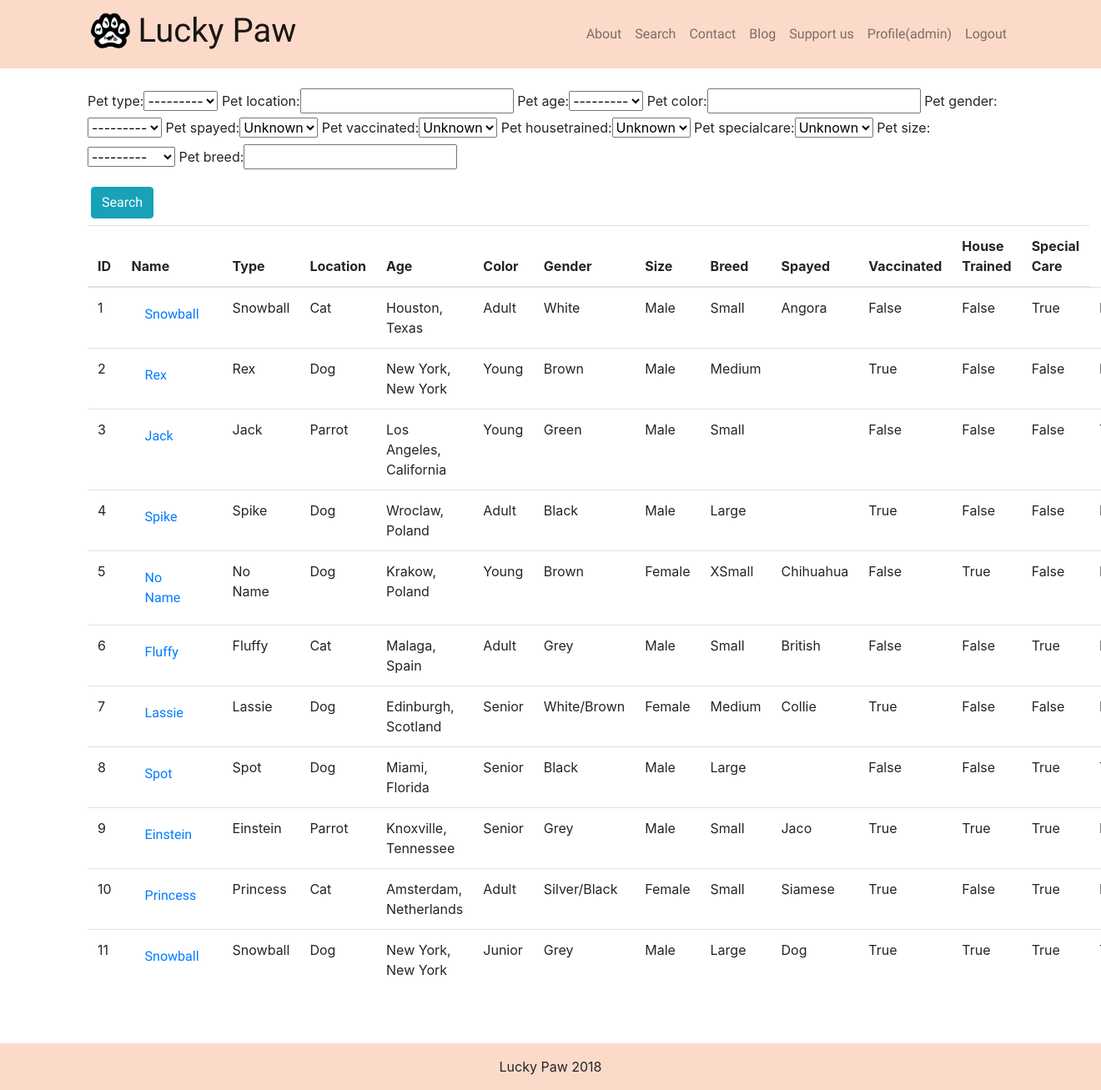
/search/ (signed in), run on the app's committed database.
### app/models.py (models this page shows, shortened)
class Pet(models.Model):
    pet_id = models.AutoField(primary_key=True)
    pet_name = models.CharField(max_length=50, default ='No Name', blank=False)
    pet_type_choice = (('Cat','Cat'),('Dog','Dog'),('Parrot','Parrot'))
    pet_type = models.CharField(max_length=50, choices=pet_type_choice, blank=True)
    pet_location = models.CharField(max_length=50, default='', blank=True)
    pet_age_choice = (('Young','Young'),('Adult','Adult'),('Senior','Senior'))
    pet_age = models.CharField(max_length=50, choices=pet_age_choice, blank=True)
    pet_color = models.CharField(max_length=50, default='', blank=True)
    pet_gender_choice = (('Male','Male'),('Female','Female'))
    pet_gender = models.CharField(max_length=50, choices=pet_gender_choice, blank=True)
    pet_size_choice = (('Very Small','Very Small'), ('Small','Small'),('Medium','Medium'),('Large','Large'),('Very Large','Very Large'))
    pet_size = models.CharField(max_length=50, choices=pet_size_choice, blank=True)
    pet_breed = models.CharField(max_length=50, default='', blank=True)
    pet_photo = models.ImageField(upload_to='pet_images', default='pet_images/default_pet_photo.jpg')
    pet_spayed = models.BooleanField()
    pet_vaccinated = models.BooleanField()
    pet_housetrained = models.BooleanField()
    pet_specialcare = models.BooleanField()
    pet_supervisor = models.ForeignKey(Supervisor, on_delete=models.SET_NULL, blank=True, null=True)

### app/views.py (the view)
# urls.py: path('search/', views.search, name='search'),
def search(request):
    pet_list = models.Pet.objects.all()
    pet_filter = PetFilter(request.GET, queryset=pet_list)
    return render(request, 'app/pet_list.html', {'filter': pet_filter})

### app/templates/app/pet_list.html
{% extends 'app/base.html' %}
{% block content %}
  <form method="get">
    <div class="form-group d-inline-block">
    {{ filter.form }}
    </div>
    <button class="ml-1 btn btn-info" type="submit">Search</button>
  </form>
  <table class="table table-stripped mt-2">
      <thead>
          <th>ID</th>
          <th>Name</th>
          <th>Type</th>
          <th>Location</th>
          <th>Age</th>
          <th>Color</th>
          <th>Gender</th>
          <th>Size</th>
          <th>Breed</th>
          <th>Spayed</th>
          <th>Vaccinated</th>
          <th>House Trained</th>
          <th>Special Care</th>
      </thead>
      <tbody>
          {% for pet in filter.qs %}
            <tr>
              <td>{{ pet.pet_id }}</td>
              <td><a class="nav-link" href="{% url 'pet_profile' pet_id=pet.pet_id %}">{{ pet.pet_name }}</a></td>
              <td>{{ pet.pet_name }}</td>
              <td>{{ pet.pet_type }}</td>
              <td>{{ pet.pet_location }}</td>
              <td>{{ pet.pet_age }}</td>
              <td>{{ pet.pet_color }}</td>
              <td>{{ pet.pet_gender }}</td>
              <td>{{ pet.pet_size }}</td>
              <td>{{ pet.pet_breed }}</td>
              <td>{{ pet.pet_spayed }}</td>
              <td>{{ pet.pet_vaccinated }}</td>
              <td>{{ pet.pet_housetrained }}</td>
              <td>{{ pet.pet_specialcare }}</td>
            </tr>
          {% endfor %}
      </tbody>
  </table>
{% endblock %}

### app/templates/app/base.html (shortened to what this page needs)
{% load staticfiles %}
<!DOCTYPE HTML>
<html lang="en-US">
<head>
  <link rel="stylesheet" href="https://maxcdn.bootstrapcdn.com/font-awesome/4.7.0/css/font-awesome.min.css">
  <link rel="stylesheet" href="{% static 'lib/bootstrap/css/bootstrap.min.css' %}">
  <link rel="stylesheet" href="{% static 'lib/bootstrap/css/bootstrap-social.css' %}">
  <link rel="stylesheet" href="{% static 'css/base.css' %}">
</head>
<body>
  <header>
    <nav id="mainNav" class="navbar navbar-expand-lg navbar-light">
      <div class="container">
        <a class="navbar-brand" href="{% url "index" %}">
          <img style="width: auto; height: 48px;" class="d-inline-block align-top" src="{% static 'images/logo.png' %}">
          <h1 class="d-inline-block align-top"> Lucky Paw</h1>
        </a>
        <div class="collapse navbar-collapse" id="navbarResponsive">
          <ul class="navbar-nav ml-auto">
            <li class="nav-item">
              <a class="nav-link" href="{% url "about" %}">About</a>
            </li>
            <li class="nav-item">
                <a class="nav-link" href="{% url "search" %}">Search</a>
              </li>
            <li class="nav-item">
              <a class="nav-link" href="{% url "contact" %}">Contact</a>
            </li>
            <li class="nav-item">
              <a class="nav-link" href="{% url "blog" %}">Blog</a>
            </li>
            <li class="nav-item">
              <a class="nav-link" href="{% url "support" %}">Support us</a>
            </li>
            {% if request.user.is_authenticated %}
              <li class="nav-item">
                <a class="nav-link" href="{% url 'user_profile' username=request.user.username %}">Profile({{ user.username }})</a>
              </li>
              <li class="nav-item">
                <a class="nav-link" href="{% url "logout" %}">Logout</a>
              </li>
            {% else %}
              <a class="nav-link" id="loginModalButton" data-url="{% url "login" %}" href="#login">Login/Register</a>
              <div id="loginModalContainer"></div>
            {% endif %}
          </ul>
        </div>
      </div>
    </nav>
  </header>
  <main class="container my-4">
    {% block content %}
    {% endblock content %}
  </main>
  <div class="py-5"></div>
  <footer class="py-3">
    <div class="container">
      <p class="m-0 text-center">Lucky Paw 2018</p>
    </div>
  </footer>
</body>
</html>

### app/static/css/base.css (style rules this page uses)
h1, h2, h3, h4, h5, h6, a, button { font-family: 'Handlee', cursive; }
nav, footer { background-color: #fcdac9; }
html { position: relative; min-height: 100%; }
footer { position: absolute; bottom: 0; width: 100%; }

### data on the page
Pet: pet_id "1", pet_name "Snowball", pet_type "Cat", pet_location "Houston, Texas", pet_age "Adult", pet_color "White", pet_gender "Male", pet_size "Small", pet_breed "Angora", pet_spayed "False", pet_vaccinated "False", pet_housetrained "True"
Pet: pet_id "2", pet_name "Rex", pet_type "Dog", pet_location "New York, New York", pet_age "Young", pet_color "Brown", pet_gender "Male", pet_size "Medium", pet_spayed "True", pet_vaccinated "False", pet_housetrained "False"
Pet: pet_id "3", pet_name "Jack", pet_type "Parrot", pet_location "Los Angeles, California", pet_age "Young", pet_color "Green", pet_gender "Male", pet_size "Small", pet_spayed "False", pet_vaccinated "False", pet_housetrained "False"
Pet: pet_id "4", pet_name "Spike", pet_type "Dog", pet_location "Wroclaw, Poland", pet_age "Adult", pet_color "Black", pet_gender "Male", pet_size "Large", pet_spayed "True", pet_vaccinated "False", pet_housetrained "False"
Pet: pet_id "5", pet_name "No Name", pet_type "Dog", pet_location "Krakow, Poland", pet_age "Young", pet_color "Brown", pet_gender "Female", pet_size "XSmall", pet_breed "Chihuahua", pet_spayed "False", pet_vaccinated "True", pet_housetrained "False"
Pet: pet_id "6", pet_name "Fluffy", pet_type "Cat", pet_location "Malaga, Spain", pet_age "Adult", pet_color "Grey", pet_gender "Male", pet_size "Small", pet_breed "British", pet_spayed "False", pet_vaccinated "False", pet_housetrained "True"
Pet: pet_id "7", pet_name "Lassie", pet_type "Dog", pet_location "Edinburgh, Scotland", pet_age "Senior", pet_color "White/Brown", pet_gender "Female", pet_size "Medium", pet_breed "Collie", pet_spayed "True", pet_vaccinated "False", pet_housetrained "False"
Pet: pet_id "8", pet_name "Spot", pet_type "Dog", pet_location "Miami, Florida", pet_age "Senior", pet_color "Black", pet_gender "Male", pet_size "Large", pet_spayed "False", pet_vaccinated "False", pet_housetrained "True"
Pet: pet_id "9", pet_name "Einstein", pet_type "Parrot", pet_location "Knoxville, Tennessee", pet_age "Senior", pet_color "Grey", pet_gender "Male", pet_size "Small", pet_breed "Jaco", pet_spayed "True", pet_vaccinated "True", pet_housetrained "True"
Pet: pet_id "10", pet_name "Princess", pet_type "Cat", pet_location "Amsterdam, Netherlands", pet_age "Adult", pet_color "Silver/Black", pet_gender "Female", pet_size "Small", pet_breed "Siamese", pet_spayed "True", pet_vaccinated "False", pet_housetrained "True"
Pet: pet_id "11", pet_name "Snowball", pet_type "Dog", pet_location "New York, New York", pet_age "Junior", pet_color "Grey", pet_gender "Male", pet_size "Large", pet_breed "Dog", pet_spayed "True", pet_vaccinated "True", pet_housetrained "True"

### other printed values
{{ user.username }} "admin"
